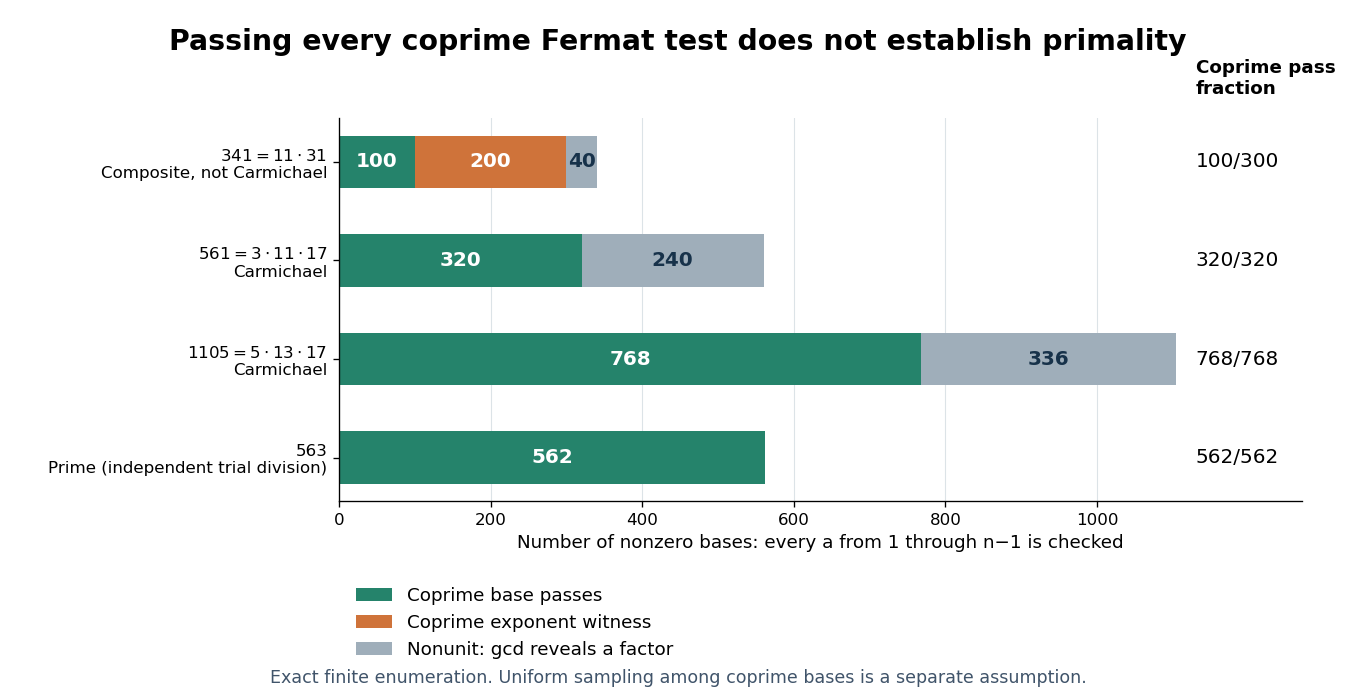

Recreate this plot in Python.
"""Exhaustive arithmetic outcomes of Fermat tests, not sampled measurements."""
from pathlib import Path
from math import gcd
import matplotlib
matplotlib.use('Agg')
import matplotlib.pyplot as plt
import numpy as np


def main():
    ns=[341,561,1105,563]
    counts=[]
    for n in ns:
        units=[a for a in range(1,n) if gcd(a,n)==1]
        passed=sum(pow(a,n-1,n)==1 for a in units)
        counts.append((passed,len(units)-passed,n-1-len(units),len(units)))
    fig,ax=plt.subplots(figsize=(11.3,5.8),facecolor='white')
    colors=['#25836b','#cf733a','#9faeba']
    labels=['Coprime base passes','Coprime exponent witness','Nonunit: gcd reveals a factor']
    for row,n in enumerate(ns):
        start=0
        for k,value in enumerate(counts[row][:3]):
            if value:
                ax.barh(row,value,left=start,height=.53,color=colors[k],
                        label=labels[k] if row==0 else None)
                ax.text(start+value/2,row,str(value),va='center',ha='center',
                        color='white' if k<2 else '#17324a',fontsize=12,weight='bold')
            start+=value
        passed,_,_,units=counts[row]
        ax.text(1130,row,f'{passed}/{units}',va='center',ha='left',fontsize=12)
    ax.set_yticks(np.arange(4),labels=[r'$341=11\cdot31$'+'\nComposite, not Carmichael',
         r'$561=3\cdot11\cdot17$'+'\nCarmichael',r'$1105=5\cdot13\cdot17$'+'\nCarmichael',
         '563\nPrime (independent trial division)'])
    ax.invert_yaxis();ax.set_xlim(0,1270);ax.set_xticks([0,200,400,600,800,1000])
    ax.set_xlabel('Number of nonzero bases: every a from 1 through n−1 is checked',fontsize=11)
    ax.text(1130,-.69,'Coprime pass\nfraction',fontsize=11,weight='bold')
    ax.spines[['top','right']].set_visible(False)
    ax.set_axisbelow(True);ax.grid(axis='x',color='#dce3e7',lw=.65)
    ax.legend(loc='upper left',bbox_to_anchor=(0,-.18),ncol=1,frameon=False,fontsize=11)
    fig.suptitle('Passing every coprime Fermat test does not establish primality',
                 fontsize=17,weight='bold',y=.96)
    fig.text(.5,.018,'Exact finite enumeration. Uniform sampling among coprime bases is a separate assumption.',
             ha='center',fontsize=10.5,color='#40546a')
    fig.subplots_adjust(left=.25,right=.96,top=.83,bottom=.28)
    fig.savefig(Path.cwd()/(Path(__file__).stem+'.png'),dpi=120,facecolor='white')
    plt.close(fig)


if __name__=='__main__':
    main()
